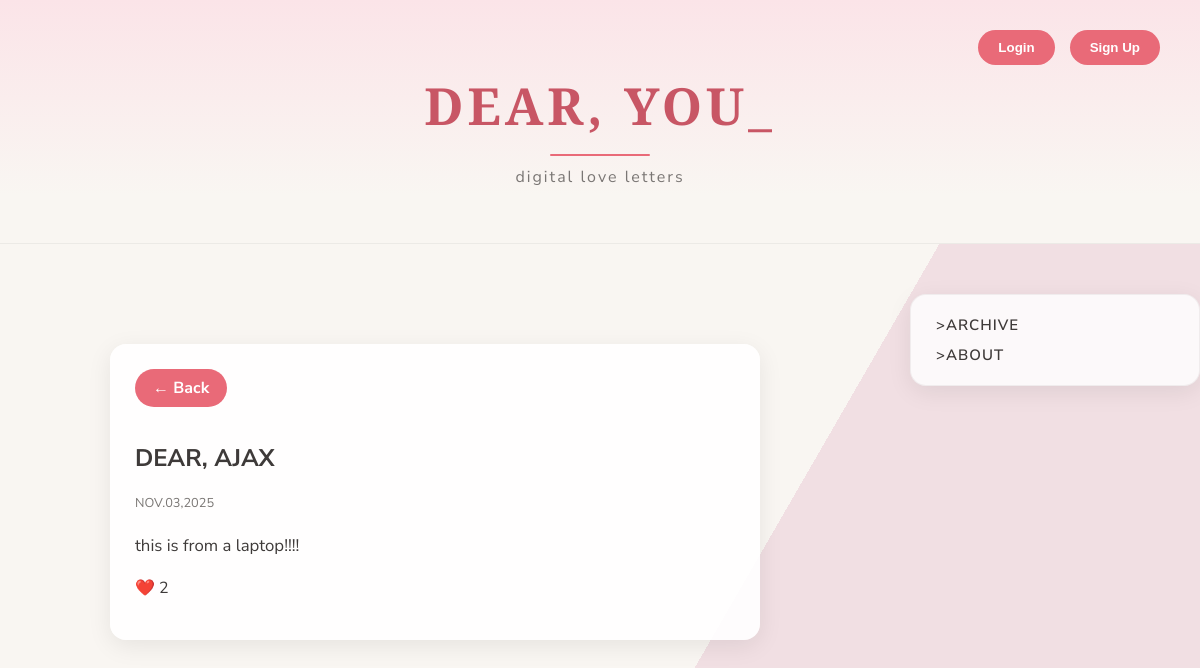
Screenshot of /letterout/6 with the database file from the repository.
### app.py (models this page shows)
class Letter(db.Model):
    id = db.Column(db.Integer, primary_key=True)
    recipient = db.Column(db.String(200), nullable=False)
    message = db.Column(db.Text, nullable=False)
    created = db.Column(db.DateTime, default=datetime.utcnow)
    hearts = db.Column(db.Integer, default=0)
    user_id = db.Column(db.Integer, db.ForeignKey('user.id'))

### app.py (the view)
@app.route('/letterout/<int:letter_id>')
def display_letter_out(letter_id):
    letter = Letter.query.get_or_404(letter_id)
    return render_template('displayout.html', letter=letter)

### templates/displayout.html (shortened to what this page needs)
<!DOCTYPE html>
<html lang="en">
<head>
<link rel="stylesheet" href="{{ url_for('static', filename='style.css') }}">
</head>
<body>
<header>
    <h1>DEAR, YOU_</h1>
    <div class="line"></div>
    <p class="subtext">digital love letters</p>
    <div class="auth-buttons">
        <button onclick="openModal('login')">Login</button>
        <button onclick="openModal('signup')">Sign Up</button>
    </div>
</header>
<div class="main-container">
    <div class="left-panel">
        <div class="letter-full">
            <a href="{{ url_for('index') }}" class="back-btn">← Back</a>
            <h2>DEAR, {{ letter.recipient|upper }}</h2>
            <p class="letter-date">{{ letter.created.strftime('%b.%d,%Y')|upper }}</p>
            <p class="letter-message-full">{{ letter.message }}</p>
            <p>❤️ {{ letter.hearts }}</p>
        </div>
    </div>
    <div class="right-panel">
         <nav class="side-nav">
            <a href="{{ url_for('archive_out') }}">>ARCHIVE</a>
            <a href="{{ url_for('about_out') }}">>ABOUT</a>
        </nav>
    </div>
</div>
</body>
</html>

### static/style.css (style rules this page uses)
:root { --bg-light: #f9f6f2; --bg-accent: #f1dfe3; --text-main: #3e3a39; --text-sub: #7a7674; --white: #ffffff; --shadow: 0 6px 24px rgba(0, 0, 0, 0.08); --accent: #e96a78; --accent-dark: #c85665; --card: rgba(255, 255, 255, 0.8); --border: rgba(0, 0, 0, 0.05); --radius: 16px; }
body { margin: 0; font-family: 'Nunito Sans', sans-serif; color: var(--text-main); background: linear-gradient(120deg, var(--bg-light) 65%, var(--bg-accent) 35%); background-attachment: fixed; display: flex; flex-direction: column; align-items: center; min-height: 100vh; }
header { width: 100%; text-align: center; padding: 70px 20px 40px; background: linear-gradient(180deg, #fbe4e8, #f9f6f2 80%); box-shadow: inset 0 -1px 0 rgba(0, 0, 0, 0.05); }
header h1 { font-family: 'Playfair Display', serif; color: var(--accent-dark); font-size: 3.2rem; letter-spacing: 4px; margin: 0; }
.subtext { font-size: 1rem; color: var(--text-sub); margin-top: 10px; letter-spacing: 2px; }
.line { width: 100px; height: 2px; background-color: var(--accent); margin: 14px auto 0; border-radius: 10px; }
.auth-buttons { position: absolute; top: 30px; right: 40px; display: flex; gap: 15px; }
.auth-buttons button { background: var(--accent); color: var(--white); border: none; padding: 10px 20px; border-radius: 50px; cursor: pointer; font-weight: 700; transition: all 0.3s ease; }
.main-container { display: flex; gap: 40px; max-width: 1200px; width: 100%; padding: 50px 30px; flex-wrap: wrap; justify-content: center; }
.left-panel { flex: 3; min-width: 320px; }
.letter-date { font-size: 0.8rem; color: var(--text-sub); margin-bottom: 12px; }
.right-panel { flex: 1; min-width: 280px; display: flex; flex-direction: column; gap: 25px; }
.side-nav { display: flex; flex-direction: column; gap: 10px; background: var(--card); padding: 20px 25px; border-radius: var(--radius); box-shadow: var(--shadow); border: 1px solid var(--border); }
.side-nav a { text-decoration: none; color: var(--text-main); font-weight: 600; letter-spacing: 1px; transition: color 0.2s ease; font-size: 15px; }
.back-btn { display: inline-block; margin-bottom: 15px; background: #e96a78; color: #fff; padding: 8px 18px; border-radius: 25px; text-decoration: none; font-weight: 700; transition: background 0.2s ease, transform 0.2s ease; }

### templates/displayout.html (style rules this page uses)
.letter-message-full { font-size: 1.05rem; line-height: 1.7; color: #3e3a39; margin-top: 20px; white-space: pre-wrap; word-wrap: break-word; overflow-wrap: break-word; overflow: hidden; overflow-y: auto; }

### rows the page displays
Letter: recipient "AJAX", created "NOV.03,2025", message "this is from a laptop!!!!", hearts "2"
